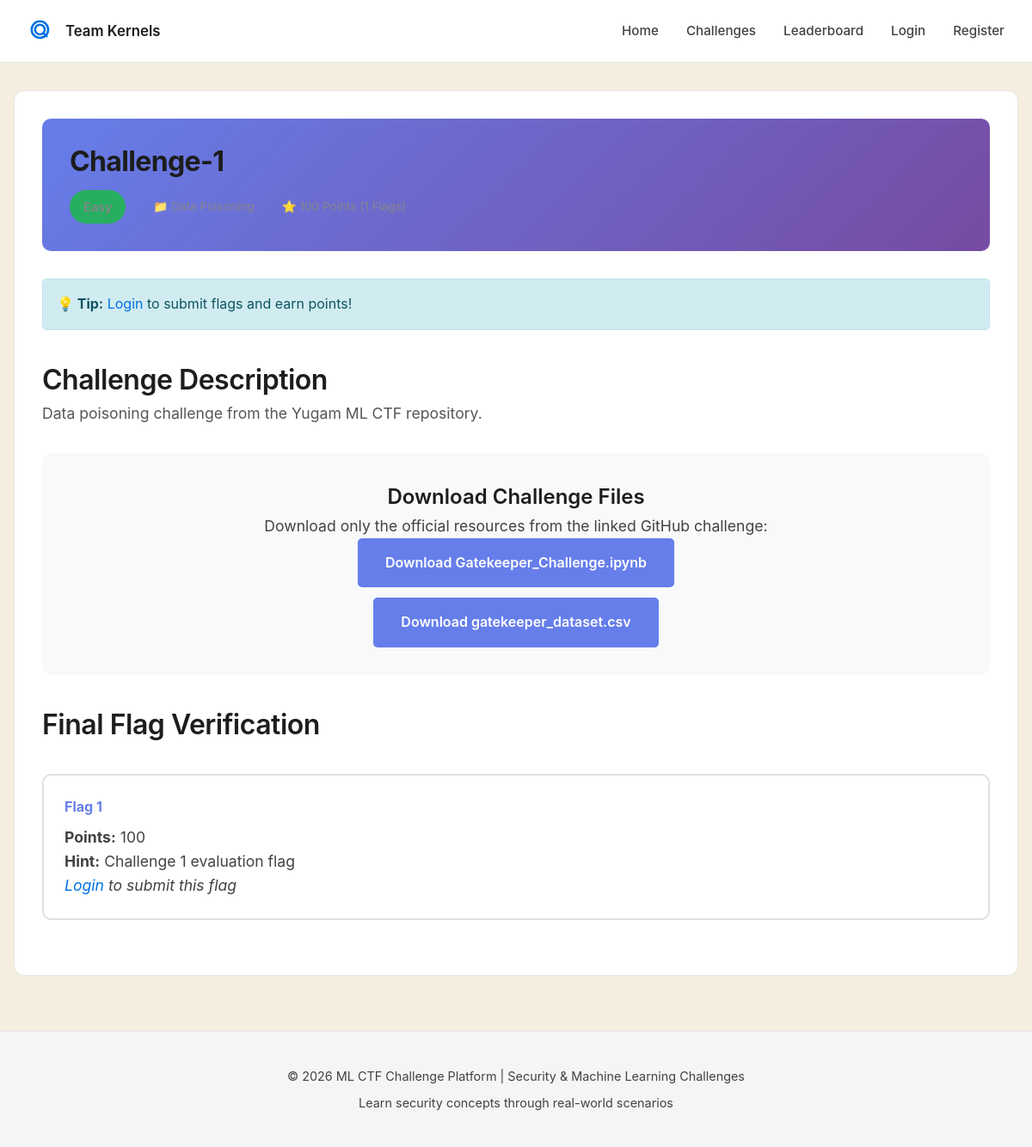
The page /challenges/1 on the database its author committed.
### models.py (models this page shows, shortened)
class Challenge(db.Model):
    __tablename__ = 'challenges'
    id = db.Column(db.Integer, primary_key=True)
    title = db.Column(db.String(255), nullable=False)
    description = db.Column(db.Text, nullable=False)
    category = db.Column(db.String(100))
    difficulty = db.Column(db.String(50))  # Easy, Medium, Hard, Expert
    total_points = db.Column(db.Integer, default=100)
    source_file_path = db.Column(db.String(255))
    order_position = db.Column(db.Integer, default=0)
    created_at = db.Column(db.DateTime, default=datetime.utcnow)
    flags = db.relationship('Flag', backref='challenge', lazy=True, cascade='all, delete-orphan')
    submissions = db.relationship('Submission', backref='challenge', lazy=True, cascade='all, delete-orphan')
    scores = db.relationship('Score', backref='challenge', lazy=True, cascade='all, delete-orphan')

class Flag(db.Model):
    __tablename__ = 'flags'
    id = db.Column(db.Integer, primary_key=True)
    challenge_id = db.Column(db.Integer, db.ForeignKey('challenges.id'), nullable=False)
    flag_content = db.Column(db.String(255), nullable=False)
    flag_order = db.Column(db.Integer)  # Order of flags within challenge
    points_value = db.Column(db.Integer, default=25)
    description = db.Column(db.Text)  # Optional: hint for users
    created_at = db.Column(db.DateTime, default=datetime.utcnow)
    submissions = db.relationship('Submission', backref='flag', lazy=True)

### routes/challenges.py (the view)
@challenges_bp.route('/challenge/<int:challenge_id>')
@challenges_bp.route('/challenges/<int:challenge_id>')
def view_challenge(challenge_id):
    challenge = Challenge.query.get_or_404(challenge_id)
    progress = {}
    if current_user.is_authenticated:
        progress = challenge.get_user_progress(current_user.id)
    resources = get_resources_by_order().get(challenge.order_position, [])
    return render_template('challenge.html', challenge=challenge, progress=progress, resources=resources)

### challenge_catalog.py (called while the page is built)
def get_resources_by_order():
    return {item["order"]: item["resources"] for item in CATALOG}

### templates/challenge.html (shortened to what this page needs)
{% extends "base.html" %}
{% block content %}
<div class="challenge-header">
    <h1 class="challenge-title">{{ challenge.title }}</h1>
    <div class="challenge-meta">
        <div class="meta-item">
            <span class="badge badge-{{ challenge.difficulty.lower() }}">{{ challenge.difficulty }}</span>
        </div>
        <div class="meta-item">
            📁 {{ challenge.category }}
        </div>
        <div class="meta-item">
            ⭐ {{ challenge.total_points }} Points ({{ challenge.flags|length }} Flags)
        </div>
    </div>
</div>
{% if current_user.is_authenticated %}
<div class="progress-section">
    <h3>Your Progress</h3>
    <p>{{ progress.completed_flags }}/{{ progress.total_flags }} Flags Approved</p>
    <p>Pending Approval: {{ progress.pending_flags }}</p>
    <div class="progress-bar">
        <div class="progress-fill" style="width: {{ (progress.completed_flags / progress.total_flags * 100)|int }}%">
            {{ (progress.completed_flags / progress.total_flags * 100)|int }}%
        </div>
    </div>
    <p><strong>Approved Points:</strong> {{ progress.points_earned }}/{{ progress.total_possible }}</p>
</div>
{% else %}
<div style="background: #d1ecf1; color: #0c5460; border: 1px solid #bee5eb; padding: 1rem; border-radius: 5px; margin-bottom: 2rem;">
    <strong>💡 Tip:</strong> <a href="{{ url_for('auth.login') }}">Login</a> to submit flags and earn points!
</div>
{% endif %}
<h2>Challenge Description</h2>
<p style="font-size: 1.1rem; line-height: 1.6; color: #555;">{{ challenge.description }}</p>
<div class="download-section">
    {% if resources %}
    <h3>Download Challenge Files</h3>
    <p>Download only the official resources from the linked GitHub challenge:</p>
    <div style="display: flex; flex-direction: column; gap: 0.75rem; align-items: center;">
        {% for resource in resources %}
        <a href="{{ url_for('api.download_challenge_resource', challenge_id=challenge.id, filename=resource.local_name) }}" class="download-btn">
            Download {{ resource.display_name }}
        </a>
        {% endfor %}
    </div>
    {% else %}
    <p>No files available for download for this challenge.</p>
    {% endif %}
</div>
<h2>Final Flag Verification</h2>
<div class="flags-container">
    {% for flag in challenge.flags %}
    <div class="flag-card">
        <h4>Flag {{ flag.flag_order }}</h4>
        <p><strong>Points:</strong> {{ flag.points_value }}</p>
        {% if flag.description %}
        <p><strong>Hint:</strong> {{ flag.description }}</p>
        {% endif %}
        {% if current_user.is_authenticated %}
        <div class="flag-input">
            <input type="text" class="flag-input-field" placeholder="Enter flag..." data-flag-id="{{ flag.flag_order }}" data-challenge-id="{{ challenge.id }}">
            <button class="btn btn-primary flag-submit-btn" onclick="submitFlag({{ flag.flag_order }}, {{ challenge.id }})">Submit</button>
        </div>
        <div id="status-{{ flag.flag_order }}" class="flag-status"></div>
        {% else %}
        <p><em><a href="{{ url_for('auth.login') }}">Login</a> to submit this flag</em></p>
        {% endif %}
    </div>
    {% endfor %}
</div>
{% endblock %}

### static/styles.css (style rules this page uses)
* { margin: 0; padding: 0; box-sizing: border-box; }
:root { --primary: #0071e3; --text-dark: #1d1d1d; --text-secondary: #424245; --text-light: #86868b; --border: #e5e5e7; --bg-light: #f5f5f7; --bg-white: #ffffff; --success: #34c759; --danger: #ff3b30; --warning: #ff9500; }
body { font-family: -apple-system, BlinkMacSystemFont, 'Segoe UI', 'Helvetica Neue', sans-serif; background: var(--bg-white); color: var(--text-dark); line-height: 1.6; font-size: 16px; }
h1 { font-size: 3rem; font-weight: 700; letter-spacing: -0.02em; line-height: 1.1; color: var(--text-dark); }
h2 { font-size: 2rem; font-weight: 600; letter-spacing: -0.015em; color: var(--text-dark); }
h3 { font-size: 1.5rem; font-weight: 600; color: var(--text-dark); }
p { color: var(--text-secondary); font-size: 1.1rem; line-height: 1.6; }
a { color: var(--primary); text-decoration: none; transition: color 0.2s ease; }
.challenge-meta { display: flex; gap: 1rem; font-size: 0.85rem; color: var(--text-light); }

### templates/base.html (style rules this page uses)
* { margin: 0; padding: 0; box-sizing: border-box; }
body { font-family: -apple-system, BlinkMacSystemFont, 'Segoe UI', 'Helvetica Neue', sans-serif; background: #f5ede0; min-height: 100vh; color: #1d1d1d; }

### templates/challenge.html (style rules this page uses)
.challenge-header { background: linear-gradient(135deg, #667eea 0%, #764ba2 100%); color: white; padding: 2rem; border-radius: 10px; margin-bottom: 2rem; }
.challenge-title { margin: 0 0 1rem 0; font-size: 2rem; }
.challenge-meta { display: flex; gap: 2rem; flex-wrap: wrap; }
.meta-item { display: flex; align-items: center; gap: 0.5rem; }
.badge { display: inline-block; padding: 0.5rem 1rem; border-radius: 20px; font-weight: 600; font-size: 0.9rem; }
.badge-easy { background: #27ae60; }
.flags-container { display: grid; grid-template-columns: repeat(auto-fit, minmax(250px, 1fr)); gap: 1.5rem; margin: 2rem 0; }
.flag-card { background: white; border: 2px solid #e0e0e0; border-radius: 10px; padding: 1.5rem; transition: all 0.3s; }
.flag-card h4 { color: #667eea; margin-bottom: 0.5rem; }
.download-section { background: #f8f9fa; padding: 2rem; border-radius: 10px; margin: 2rem 0; text-align: center; }
.download-btn { display: inline-block; background: #667eea; color: white; padding: 1rem 2rem; border-radius: 5px; text-decoration: none; font-weight: 600; transition: all 0.3s; }

### rows shown on the page
Challenge: title "Challenge-1", description "Data poisoning challenge from the Yugam ML CTF repository."
Flag: flag_order "1", points_value "100", description "Challenge 1 evaluation flag"

### other values the page prints
{{ resource.display_name }} "Gatekeeper_Challenge.ipynb" "gatekeeper_dataset.csv"
